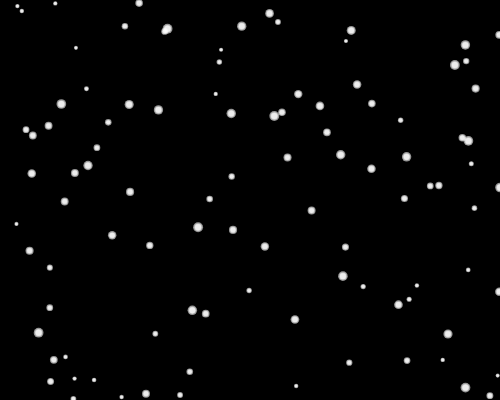
Frame 1 (no input)
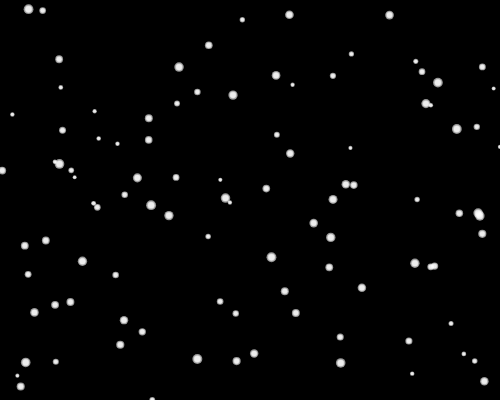
Frame 60 (no input)
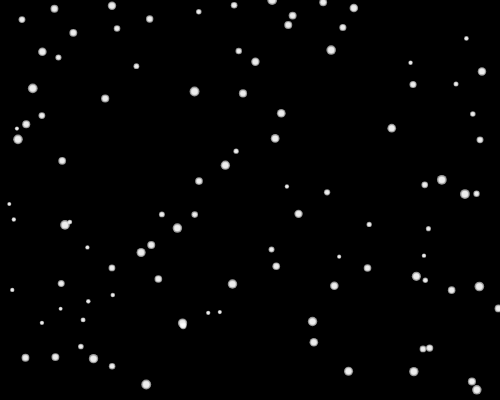
Frame 120 (the mouse pressed at the canvas centre since frame 60)

The p5.js sketch that drew these frames (run headless with seeded random() and noise() and a simulated clock; from frame 60 on, the mouse is pressed at the canvas centre):

// p5.js sketch
// ── sketch.js
let particles = [];

function setup() {
 createCanvas(500, 400);
  // canvas.parent("p5-canvas-container");
  background(220);

  for (let i = 0; i < 100; i++) {
    let x = random(width);
    let y = random(height);
    let r = random(2, 5);
    particles.push(new Particle(x, y, r));
  }
}

function draw() {
  background(0);

  for (let i = 0; i < particles.length; i++) {
    let p = particles[i];
    p.move();
    p.reappear();
    p.display();
  }
}



class Particle {
  constructor(x, y, rad) {
    this.x = x;
    this.y = y;
    this.xSpeed = 0;
    this.ySpeed = random(1, 3);
    this.rad = rad;
  }
  move() {
    //this.x += this.xSpeed;
    this.x += random(-2, 2);
    this.y += this.ySpeed;
  }
  reappear() {
    if (this.x < 0) {
      this.x = width;
    } else if (this.x > width) {
      this.x = 0;
    }
    if (this.y < 0) {
      this.y = height;
    } else if (this.y > height) {
      this.y = 0;
    }
  }
  display() {
    push();
    noStroke();
    fill(255, 150);
    circle(this.x, this.y, this.rad * 2);
    circle(this.x, this.y, this.rad * 1.5);
    circle(this.x, this.y, this.rad * 1.2);
    pop();
  }
}
